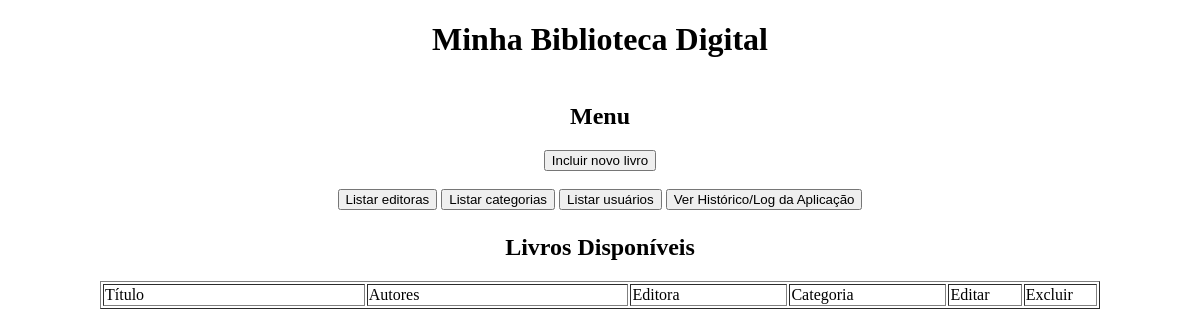
Page /Pages/listarLivros.php on the earlier database version.
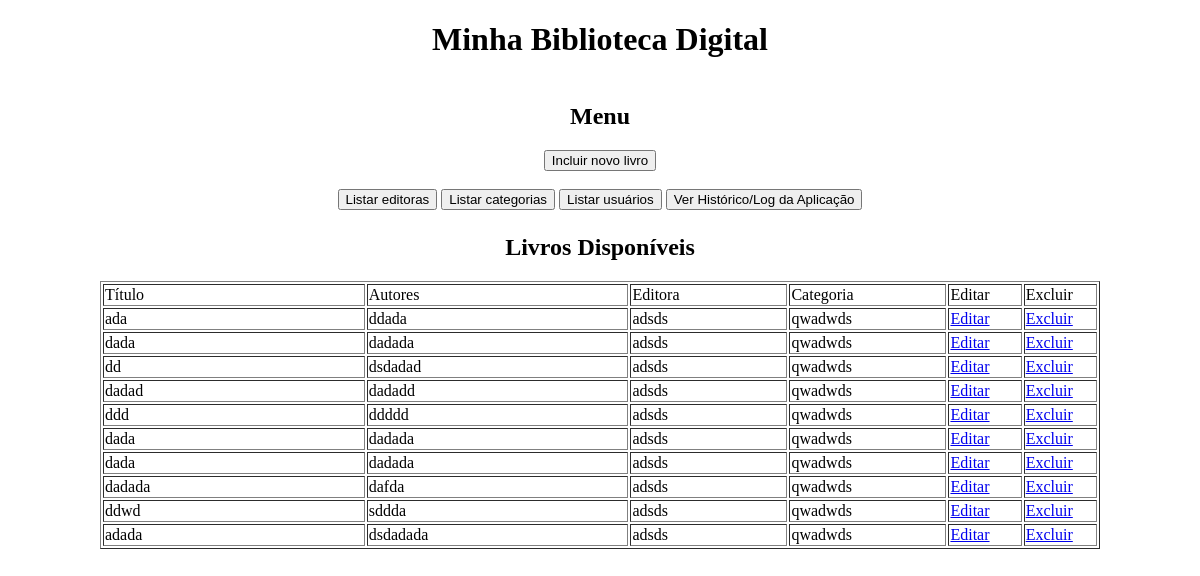
Same page on the later database version.
### tables this page shows
CREATE TABLE livros (codigo integer primary key, titulo varchar(60) not null, autores varchar(120) not null, diretorio varchar(256), editora integer, categoria integer);

CREATE TABLE editora (codigo integer primary key, nome varchar(60) not null);

### Pages/listarLivros.php (the view, shortened to what this page needs)
<!DOCTYPE html>
<html>
    <head>
    </head>
    <center>
        <h1>Minha Biblioteca Digital</h1>
    </center>
    <body>
    <center>
        <?php
            if (isset($_GET['codigo']) && $_GET['codigo']!='' ) {
                $pdo = new PDO('sqlite:' . '../Database/banquinho.db') or die("Falha ao estabelecer ligação com a base de dados!\n");
                $rowsAffect = $pdo->exec("DELETE FROM livros WHERE codigo=".$_GET['codigo'].";");
                if ($rowsAffect > 0) {
                    echo "Registro Excluído com sucesso!";
                    echo "<br>";
                    echo '<a href="listarLivros.php"><input type="button" value="Voltar"></a>';
                } else {
                    echo "Registro não encontrado!";
                    echo "<br>";
                    echo '<a href="listarLivros.php"><input type="button" value="Voltar"></a>';
                }
            } else {
        ?>
        <table width="1000">
            <tr>
                <td>
                <center>
                    <h2>Menu</h2>
                    <a href="novoLivro.php" ><input type="button" value="Incluir novo livro"></a>
                    <br><br>
                    <a href="listarEditoras.php" ><input type="button" value="Listar editoras"></a>
                    <a href="listarCategorias.php" ><input type="button" value="Listar categorias"></a>
                    <a href="listarUsuarios.php" ><input type="button" value="Listar usuários"></a>
                    <a href="log.php" ><input type="button" value="Ver Histórico/Log da Aplicação"></a>
                </center>
            </td>
          </tr>
          <tr>
              <td>
                  <?php
                  $pdo = new PDO('sqlite:' . '../Database/banquinho.db') or die("Falha ao estabelecer ligação com a base de dados!\n");
                  $stmt = $pdo->prepare("SELECT * FROM grade_livros");
                  $stmt->execute();
                  echo "<center>";
                  echo "<h2>Livros Disponíveis</h2>";
                  echo "<table width=\"1000\" cellpading=10 border=1>";
                  echo "<tr>";
                  echo "<td width=\"25%\">Título</td>";
                  echo "<td width=\"25%\">Autores</td>";
                  echo "<td width=\"15%\">Editora</td>";
                  echo "<td width=\"15%\">Categoria</td>";
                  echo "<td width=\"7%\">Editar</td>";
                  echo "<td width=\"7%\">Excluir</td>";
                  echo "</tr>";
                  while ($linha = $stmt->fetch()) {
                                          echo "<tr>";
                                          echo "<td>" . $linha[1] . "</td>";
                                          echo "<td>" . $linha[2] . "</td>";
                                          echo "<td>" . $linha[3] . "</td>";
                                          echo "<td>" . $linha[4] . "</td>";
                                          echo "<td>" . '<a href="editarLivro.php?codigo='.$linha[0].'&editora='.$linha[3].'&categoria='.$linha[4].'"> Editar </a>' . "</td>";
                                          echo "<td>" . '<a href="listarLivros.php?codigo='.$linha[0].'"> Excluir </a>' . "</td>";
                                          echo "</tr>";
                                      }
                                      echo "</table>";
                                      echo "</center>";
                                      }
                                      ?>
                                  </td>
                              </tr>
                          </table>
                      </center>
                  </body>
                  </html>

Differences in the rows shown:
added livros: titulo "ada", autores "ddada", editora.nome "adsds", linha "qwadwds"
added livros: titulo "dada", autores "dadada", editora.nome "adsds", linha "qwadwds"
added livros: titulo "dd", autores "dsdadad", editora.nome "adsds", linha "qwadwds"
added livros: titulo "dadad", autores "dadadd", editora.nome "adsds", linha "qwadwds"
added livros: titulo "ddd", autores "ddddd", editora.nome "adsds", linha "qwadwds"
added livros: titulo "dada", autores "dadada", editora.nome "adsds", linha "qwadwds"
added livros: titulo "dada", autores "dadada", editora.nome "adsds", linha "qwadwds"
added livros: titulo "dadada", autores "dafda", editora.nome "adsds", linha "qwadwds"
added livros: titulo "ddwd", autores "sddda", editora.nome "adsds", linha "qwadwds"
added livros: titulo "adada", autores "dsdadada", editora.nome "adsds", linha "qwadwds"
